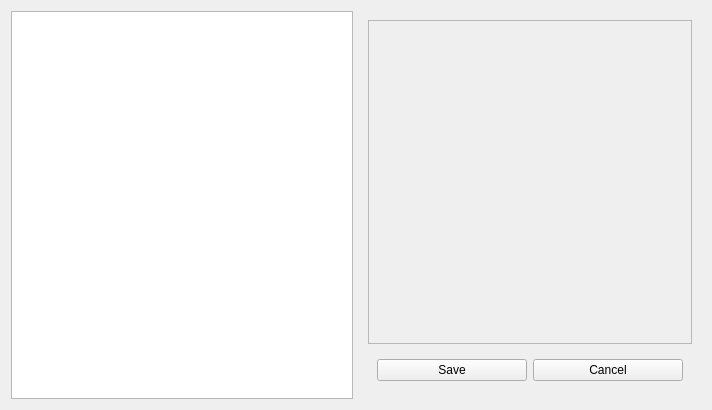
<?xml version="1.0" encoding="UTF-8"?>
<ui version="4.0">
 <class>domainForm</class>
 <widget class="QWidget" name="domainForm">
  <property name="geometry">
   <rect>
    <x>0</x>
    <y>0</y>
    <width>712</width>
    <height>410</height>
   </rect>
  </property>
  <property name="windowTitle">
   <string>Domains</string>
  </property>
  <layout class="QHBoxLayout" name="horizontalLayout">
   <item>
    <widget class="QListView" name="domainList"/>
   </item>
   <item>
    <widget class="QFrame" name="verticalFrame">
     <layout class="QVBoxLayout" name="verticalLayout">
      <item>
       <widget class="QScrollArea" name="scrollArea">
        <property name="widgetResizable">
         <bool>true</bool>
        </property>
        <widget class="QWidget" name="domainRulesScrollArea">
         <property name="geometry">
          <rect>
           <x>0</x>
           <y>0</y>
           <width>324</width>
           <height>321</height>
          </rect>
         </property>
        </widget>
       </widget>
      </item>
      <item>
       <widget class="QFrame" name="horizontalFrame">
        <layout class="QHBoxLayout" name="horizontalLayout_2">
         <item>
          <widget class="QPushButton" name="saveButton">
           <property name="text">
            <string>Save</string>
           </property>
          </widget>
         </item>
         <item>
          <widget class="QPushButton" name="cancelButton">
           <property name="text">
            <string>Cancel</string>
           </property>
          </widget>
         </item>
        </layout>
       </widget>
      </item>
     </layout>
    </widget>
   </item>
  </layout>
 </widget>
 <resources/>
 <connections/>
</ui>
